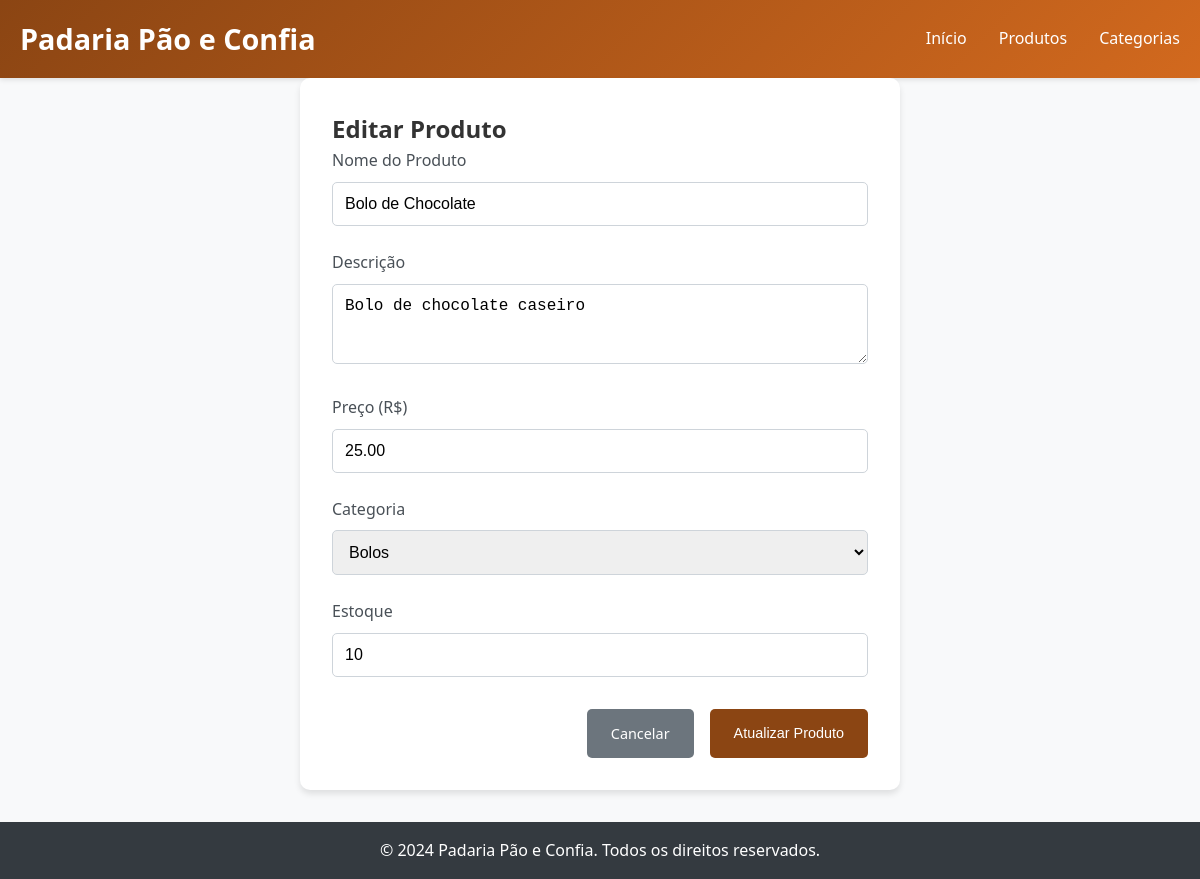
/produtos/update.php?id=2, run on the app's committed database.
### tables this page shows
CREATE TABLE produtos (
    id INT AUTO_INCREMENT PRIMARY KEY,
    nome VARCHAR(100) NOT NULL,
    descricao TEXT,
    preco DECIMAL(10,2) NOT NULL,
    categoria_id INT,
    estoque INT DEFAULT 0,
    ativo BOOLEAN DEFAULT TRUE,
    created_at TIMESTAMP DEFAULT CURRENT_TIMESTAMP,
    updated_at TIMESTAMP DEFAULT CURRENT_TIMESTAMP ON UPDATE CURRENT_TIMESTAMP,
    FOREIGN KEY (categoria_id) REFERENCES categorias(id)
);

CREATE TABLE categorias (
    id INT AUTO_INCREMENT PRIMARY KEY,
    nome VARCHAR(100) NOT NULL,
    descricao TEXT,
    created_at TIMESTAMP DEFAULT CURRENT_TIMESTAMP
);

### produtos/update.php (the view, shortened to what this page needs)
<?php
$id = isset($_GET['id']) ? $_GET['id'] : die('ID do produto não especificado');
$database = new Database();
$db = $database->getConnection();
$query = "SELECT * FROM produtos WHERE id = ?";
$stmt = $db->prepare($query);
$stmt->bindParam(1, $id);
$stmt->execute();
$produto = $stmt->fetch(PDO::FETCH_ASSOC);
$categorias = $db->query("SELECT * FROM categorias")->fetchAll(PDO::FETCH_ASSOC);
?>
<!DOCTYPE html>
<html lang="pt-BR">
<head>
    <link rel="stylesheet" href="../css/style.css">
</head>
<body>
    <header>
        <div class="container">
            <h1>Padaria Pão e Confia</h1>
            <nav>
                <ul>
                    <li><a href="../index.php">Início</a></li>
                    <li><a href="read.php">Produtos</a></li>
                    <li><a href="../categorias/read.php">Categorias</a></li>
                </ul>
            </nav>
        </div>
    </header>
    <main class="container">
        <div class="form-container">
            <h2>Editar Produto</h2>
            <form action="<?php echo htmlspecialchars($_SERVER["PHP_SELF"] . "?id={$id}"); ?>" method="post">
                <div class="form-group">
                    <label for="nome">Nome do Produto</label>
                    <input type="text" id="nome" name="nome" value="<?php echo htmlspecialchars($produto['nome']); ?>" required maxlength="100">
                </div>
                <div class="form-group">
                    <label for="descricao">Descrição</label>
                    <textarea id="descricao" name="descricao" rows="3" maxlength="500"><?php echo htmlspecialchars($produto['descricao']); ?></textarea>
                </div>
                <div class="form-group">
                    <label for="preco">Preço (R$)</label>
                    <input type="number" id="preco" name="preco" step="0.01" min="0" value="<?php echo $produto['preco']; ?>" required>
                </div>
                <div class="form-group">
                    <label for="categoria_id">Categoria</label>
                    <select id="categoria_id" name="categoria_id" required>
                        <?php foreach ($categorias as $categoria): ?>
                            <option value="<?php echo $categoria['id']; ?>"
                                <?php echo $categoria['id'] == $produto['categoria_id'] ? 'selected' : ''; ?>>
                                <?php echo htmlspecialchars($categoria['nome']); ?>
                            </option>
                        <?php endforeach; ?>
                    </select>
                </div>
                <div class="form-group">
                    <label for="estoque">Estoque</label>
                    <input type="number" id="estoque" name="estoque" min="0" value="<?php echo $produto['estoque']; ?>" required>
                </div>
                <div class="form-actions">
                    <a href="read.php" class="btn btn-secondary">Cancelar</a>
                    <button type="submit" class="btn">Atualizar Produto</button>
                </div>
            </form>
        </div>
    </main>
    <footer>
        <div class="container">
            <p>&copy; 2024 Padaria Pão e Confia. Todos os direitos reservados.</p>
        </div>
    </footer>
</body>
</html>

### css/style.css (style rules this page uses)
* { margin: 0; padding: 0; box-sizing: border-box; }
body { font-family: 'Segoe UI', Tahoma, Geneva, Verdana, sans-serif; line-height: 1.6; color: #333; background-color: #f8f9fa; }
.container { max-width: 1200px; margin: 0 auto; padding: 0 20px; }
header { background: linear-gradient(135deg, #8B4513, #D2691E); color: white; padding: 1rem 0; box-shadow: 0 2px 5px rgba(0,0,0,0.1); }
header .container { display: flex; justify-content: space-between; align-items: center; }
header h1 { font-size: 1.8rem; }
nav ul { display: flex; list-style: none; }
nav ul li { margin-left: 2rem; }
nav ul li a { color: white; text-decoration: none; font-weight: 500; transition: color 0.3s; }
main { padding: 2rem 0; min-height: calc(100vh - 140px); }
.btn { display: inline-block; background: #8B4513; color: white; padding: 0.8rem 1.5rem; text-decoration: none; border-radius: 5px; border: none; cursor: pointer; transition: background 0.3s; font-size: 0.9rem; }
.btn-secondary { background: #6c757d; }
.form-container { background: white; padding: 2rem; border-radius: 10px; box-shadow: 0 4px 6px rgba(0,0,0,0.1); max-width: 600px; margin: 0 auto; }
.form-group { margin-bottom: 1.5rem; }
label { display: block; margin-bottom: 0.5rem; font-weight: 500; color: #495057; }
input, select, textarea { width: 100%; padding: 0.75rem; border: 1px solid #ced4da; border-radius: 5px; font-size: 1rem; }
.form-actions { display: flex; gap: 1rem; justify-content: flex-end; margin-top: 2rem; }
footer { background: #343a40; color: white; text-align: center; padding: 1rem 0; margin-top: 2rem; }

### data on the page
produtos: nome "Bolo de Chocolate", descricao "Bolo de chocolate caseiro", preco "25.00", categoria_id "Bolos", estoque "10"
